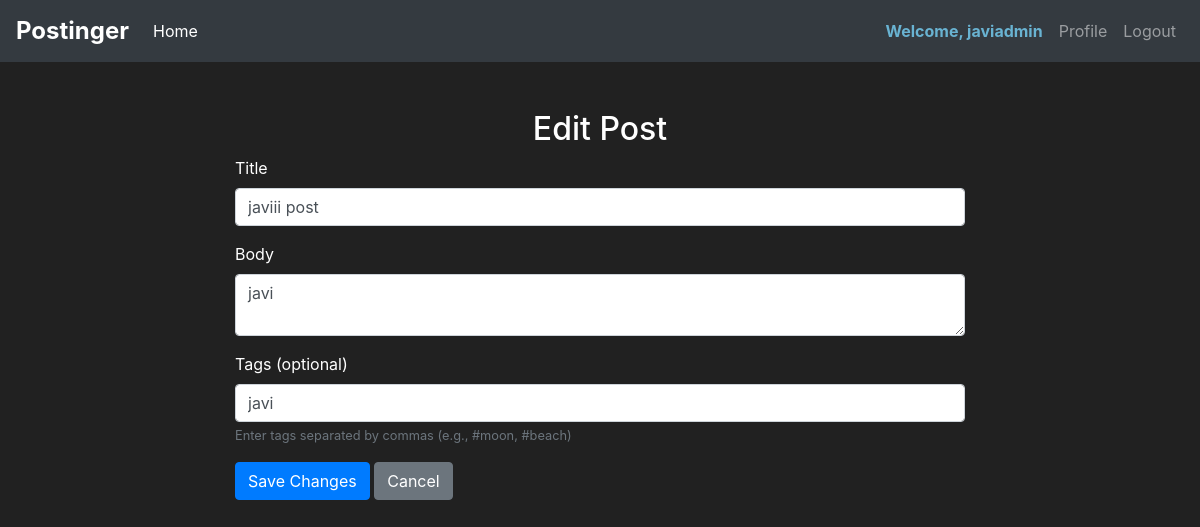
The page /edit_post/1 (signed in) on the database its author committed.
### app/models.py (models this page shows, shortened)
class User(db.Model, UserMixin):
    id = db.Column(db.Integer, primary_key=True)
    username = db.Column(db.String, nullable=False)
    email_address = db.Column(db.String, nullable=False)
    password_hash = db.Column(db.String, nullable=False)
    name = db.Column(db.String)
    gender = db.Column(db.String)
    pronouns = db.Column(db.String)
    bio = db.Column(db.Text)
    is_admin = db.Column(db.Boolean, default=False)
    posts = db.relationship('Post', backref='owned_user', lazy=True)
    status = db.Column(db.String, default='active')

class Post(db.Model):
    id = db.Column(db.Integer, primary_key=True)
    title = db.Column(db.String, nullable=False)
    body = db.Column(db.String, nullable=False)
    owned_user_id = db.Column(db.Integer, db.ForeignKey('user.id'))
    tags = db.Column(db.String)
    likes_count = db.Column(db.Integer, default=0)
    dislikes_count = db.Column(db.Integer, default=0)
    created_at = db.Column(db.DateTime, default=datetime.utcnow)
    liked_users = db.relationship('User', secondary=likes, backref=db.backref('liked_posts', lazy='dynamic'))
    disliked_users = db.relationship('User', secondary=dislikes, backref=db.backref('disliked_posts', lazy='dynamic'))

### app/routes.py (the view, shortened to what this page needs)
@app.route('/edit_post/<int:post_id>', methods=['GET', 'POST'])
@login_required
def edit_post(post_id):
    post = Post.query.get_or_404(post_id)
    if post.owned_user != current_user and not current_user.is_admin:
        abort(403)
    form = EditPostForm(obj=post)
    return render_template('edit_post.html', form=form, user=current_user)

### app/forms.py
class EditPostForm(FlaskForm):
    title = StringField('Title', validators=[DataRequired()])
    body = TextAreaField('Body', validators=[DataRequired()])
    tags = StringField('Tags (optional)')
    submit = SubmitField('Edit a post!')

### app/routes.py (called while the page is built)
@login_manager.user_loader
def load_user(user_id):
    return User.query.get(int(user_id))

### app/templates/edit_post.html (shortened to what this page needs)
{% extends 'base.html' %}
{% block content %}
    <div class="container mt-4">
        <div class="row">
            <div class="col-md-8 offset-md-2">
                <h2 class="text-center">Edit Post</h2>
                <form method="POST">
                    <div class="form-group">
                        {{ form.title.label(class="form-control-label") }}
                        {{ form.title(class="form-control") }}
                    </div>
                    <div class="form-group">
                        {{ form.body.label(class="form-control-label") }}
                        {{ form.body(class="form-control") }}
                    </div>
                    <div class="form-group">
                        {{ form.tags.label(class="form-control-label") }}
                        {{ form.tags(class="form-control") }}
                        <small id="tagsHelp" class="form-text text-muted">Enter tags separated by commas (e.g., #moon, #beach)</small>
                    </div>
                    <button type="submit" class="btn btn-primary">Save Changes</button>
                    <a href="{{ url_for('home_page') }}" class="btn btn-secondary">Cancel</a>
                </form>
            </div>
        </div>
    </div>
{% endblock %}

### app/templates/base.html (shortened to what this page needs)
<!doctype html>
<html lang="en">
<head>
    <link rel="stylesheet" href="https://cdn.jsdelivr.net/npm/bootstrap@4.5.3/dist/css/bootstrap.min.css"
>
</head>
<body>
  <nav class="navbar navbar-expand-md navbar-dark bg-dark">
    <span class="navbar-brand" style="font-size: 1.5em; font-weight: bold;">Postinger</span>
    <div class="collapse navbar-collapse" id="navbarNav">
        <ul class="navbar-nav mr-auto">
            <li class="nav-item active">
                <a class="nav-link" href="{% if current_user.is_authenticated %}{{ url_for('home_page') }}{% else %}{{ url_for('login_page') }}{% endif %}">Home </a>
            </li>
        </ul>
        {% if current_user.is_authenticated %}
        <ul class="navbar-nav">
            <li class="nav-item">
                <span class="nav-link" style="color: rgb(105, 179, 210); font-weight: bold;">Welcome, {{ current_user.name }}</span>
            </li>
            <li class="nav-item">
                <a class="nav-link" href="{{ url_for('profile_page', username=current_user.username)}}">Profile</a>
            </li>
            <li class="nav-item">
                <a class="nav-link" href="{{ url_for('logout_page') }}">Logout</a>
            </li>
        </ul>
    {% endif %}
    </div>
</nav>
{% block content %}
{% endblock %}
</body>
</html>

### app/templates/base.html (style rules this page uses)
body { background-color: #212121; color: white; position: relative; }
body { background-color: #212121; color: white; }

### rows shown on the page
User: name "javiadmin"
Post: title "javiii post", body "javi", tags "javi"
